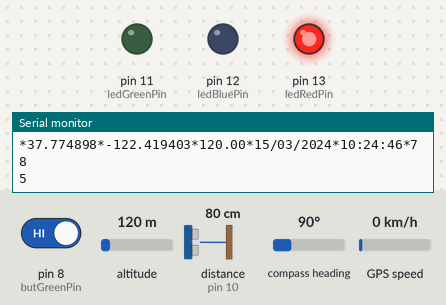
Simulated run of this sketch. Board: Arduino Leonardo, built with avr-gcc and run on an emulated ATmega32U4. On the bench: output pins drawn as LEDs (lit = HIGH), the last lines printed to the serial monitor. Wiring (inferred from the names in the program): ultrasonic range finder: trigger pin 9; echo pin 10. The test bench sets the inputs (shaded band); at power-on: pin 8 (butGreenPin) HIGH, altitude 120 m, distance to the obstacle (sensor on pin 10) 80 cm, compass heading 90°, GPS speed 0 km/h. The echo pulse lasts 58.3 µs per cm; storage starts empty; the GPS gets a fix after 3 s at 37.7749, -122.4194 with 8 satellites; pins used as bus, display or sensor lines are not drawn.

Above: at 16.5 s.
16.6 s: pin 8 (butGreenPin) driven LOW
At 21.6 s:
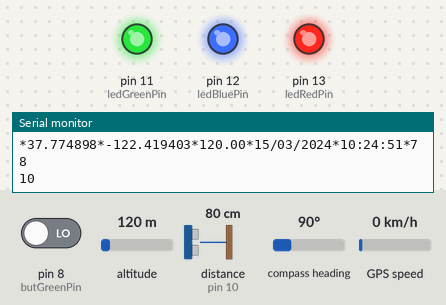
At 31.9 s:
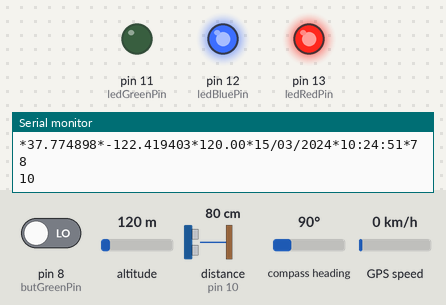
Timing chart, 0 to 40.7 s (numbered marks = the images above; inputs shaded):
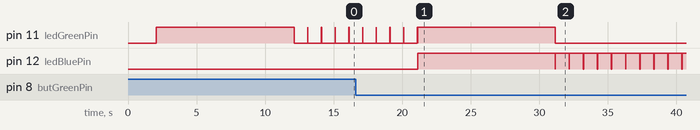

Measured:
- after the input at 16.6 s, pin 11 (ledGreenPin): goes on until 31.1 s, then stays LOW
- by itself, pin 11 (ledGreenPin): repeats every 1.0 s: LOW 0.98 s, HIGH 0.02 s

The sketch:

i4Start_Scannforr.ino
```cpp
//Connect with pin 18 and 19
#include <TinyGPS.h>
//long   lat,lon; // create variable for latitude and longitude object
float lat, lon, alt;
TinyGPS gps; // create gps object

// digital pin 8 has a pushbutton attached to it. Give it a name:
int butGreenPin = 8 ;
byte secondAnt = 0;

// recursos infravermelho
//#include "Adafruit_VL53L0X.h"
//Adafruit_VL53L0X lox = Adafruit_VL53L0X();

// defines pins numbers
const int trigPin = 9;
const int echoPin = 10;
const int ledRedPin = 13;
const int ledBluePin = 12;
const int ledGreenPin = 11;

// variáveis globais
boolean startedDrone = 0;
boolean modoDrone = 0;
boolean preparaDrone = 0;
boolean iniciando = 0;
int qtdeCalibragem = 0;

// cartão sd
#include <SD.h>
File agropec3iTXT;

void LeGravaDistancia();
void LoopGPS();
void TestaGPS();
void TestaDistancia();
void DelayInicial();

//--------------------------------------------------------------
void setup(){

  Serial.begin(9600); // connect serial
  Serial.println("The GPS Received Signal:");
  Serial1.begin(9600); // connect gps sensor

  // porta do led verde
  pinMode(ledGreenPin,OUTPUT);
  // porta do led azul
  pinMode(ledBluePin,OUTPUT);
  // porta do led vermelho
  pinMode(ledRedPin,OUTPUT);

  // o parametro e' o pino conectado ao CS do modulo - sd card
  SD.begin(53);

  // connect gps sensor
  Serial1.begin(9600);

  // make the pushbutton's pin an input: - touch button
  pinMode(butGreenPin, INPUT);

  pinMode(trigPin, OUTPUT); // Sets the trigPin as an Output
  pinMode(echoPin, INPUT); // Sets the echoPin as an Input

  // Testa gravação sd card ****************
  agropec3iTXT = SD.open("scanforr.txt", FILE_WRITE);
  if (agropec3iTXT)
  {
    agropec3iTXT.println("SETUP **********************************");
    agropec3iTXT.close();

    // Testa sensor ultrasônico ***************
    digitalWrite(trigPin, LOW);
    delayMicroseconds(2);

    // Sets the trigPin on HIGH state for 10 micro seconds
    digitalWrite(trigPin, HIGH);
    delayMicroseconds(10);
    digitalWrite(trigPin, LOW);

    // Reads the echoPin, returns the sound wave travel time in microseconds
    long duration = pulseIn(echoPin, HIGH);

    Serial.println(duration);

    if (duration > 0)
    {
      delay(2000);
      digitalWrite(ledRedPin,HIGH);
    } //else {Serial.println("erro na leitura do sensor ultrasônico");}
  } //else {Serial.println("erro ao abrir o arquivo agropec3iTXT");}

}

//--------------------------------------------------------------
void loop(){

  iniciando = 1;

  if (startedDrone)
  {
    modoDrone = 0;
    preparaDrone = 0;
    startedDrone = 0;
    digitalWrite(ledGreenPin,LOW);
    digitalWrite(ledBluePin,LOW);
    delay(5000);
  }

  if (digitalRead(ledRedPin) == HIGH)
  {
    if (!modoDrone) {TestaGPS();}
    else
    {
      if (!preparaDrone) {TestaDistancia();}
      else
      {
        if (!startedDrone) {LoopGPS();}
      }
    }

    //////////////////////////////////////////////
    // mantêm o loop enquanto o touch button estiver acionado
    while (digitalRead(butGreenPin) == HIGH)
      {DelayInicial();}

    //////////////////////////////////////////////
    // mantêm o loop enquanto o touch button estiver desligado e startedDrone
    while (digitalRead(butGreenPin) != HIGH && startedDrone)
      {DelayInicial();}
  }

}

//*********************
void DelayInicial(){

  if (digitalRead(ledRedPin) == HIGH && iniciando)
  {

    if (digitalRead(butGreenPin) != HIGH)
    {
      digitalWrite(ledGreenPin,HIGH);
      digitalWrite(ledBluePin,HIGH);
      delay(10000);
      digitalWrite(ledGreenPin,LOW);
      digitalWrite(ledBluePin,LOW);
    }
    else
    {
      digitalWrite(ledGreenPin,HIGH);
      digitalWrite(ledBluePin,LOW);
      delay(10000);

      agropec3iTXT = SD.open("scanforr.txt", FILE_WRITE);
      if (agropec3iTXT)
      {
        agropec3iTXT.println("CALIBRAGEM **********************************");
        agropec3iTXT.close();
      }

      qtdeCalibragem = 0;
      while (qtdeCalibragem < 10)
      {
        LoopGPS();
      }

      agropec3iTXT = SD.open("scanforr.txt", FILE_WRITE);
      if (agropec3iTXT)
      {
        agropec3iTXT.println("FIM CALIBRAGEM **********************************");
        agropec3iTXT.close();
      }
    }

    digitalWrite(ledGreenPin,HIGH);
    digitalWrite(ledBluePin,HIGH);
    delay(10000);
    digitalWrite(ledGreenPin,LOW);
    digitalWrite(ledBluePin,LOW);

    iniciando = 0;

    //////////////////////////////////////////////
    // mantêm o loop enquanto o touch button estiver acionado
    while (digitalRead(butGreenPin) == HIGH)
      {LoopGPS();}

    //////////////////////////////////////////////
    // mantêm o loop enquanto o touch button estiver desligado e startedDrone
    while (digitalRead(butGreenPin) != HIGH && startedDrone)
      {LoopGPS();}
  }

}

//*********************
void TestaGPS(){
  int year, ii;
  byte month, day, hour, minute, second, hundredths;
  unsigned long age;

  while(Serial1.available())
  { // check for gps data

    if(gps.encode(Serial1.read()))// encode gps data
    {
      digitalWrite(ledBluePin,HIGH);
      delay(1000);
      digitalWrite(ledBluePin,LOW);

      TestaDistancia();
    }
  }

}

//*********************
void TestaDistancia(){

  // Clears the trigPin
  digitalWrite(trigPin, LOW);
  delayMicroseconds(2);

  // Sets the trigPin on HIGH state for 10 micro seconds
  digitalWrite(trigPin, HIGH);
  delayMicroseconds(10);
  digitalWrite(trigPin, LOW);

  // Reads the echoPin, returns the sound wave travel time in microseconds
  long duration = 0;
  duration = pulseIn(echoPin, HIGH);

  Serial.println("duração: ");
  Serial.println(duration);

  if (duration > 0)
  {
    // Calculating the distance
    int distance = duration*0.034/2;

    if (distance > 80)
    {
      modoDrone = 1;
      digitalWrite(ledGreenPin,HIGH);
    }

    if (modoDrone && distance < 50)
    {
      preparaDrone = 1;
      agropec3iTXT = SD.open("scanforr.txt", FILE_WRITE);
      if (agropec3iTXT)
      {
        agropec3iTXT.println("CALIBRAGEM **********************************");
        agropec3iTXT.close();
      }
    }

    Serial.println("distância: ");
    Serial.println(distance);
  }

}

//*********************
void LoopGPS(){
  int year, ii;
  byte month, day, hour, minute, second, hundredths;
  unsigned long age;

  while(Serial1.available())
  { // check for gps data

    if(gps.encode(Serial1.read()))// encode gps data
    {

      gps.crack_datetime(&year, &month, &day, &hour, &minute, &second, &hundredths, &age);
      if (second != secondAnt)
      {

        agropec3iTXT = SD.open("scanforr.txt", FILE_WRITE);
        if (agropec3iTXT)
        {

          digitalWrite(ledGreenPin,HIGH);
          if (!iniciando) {digitalWrite(ledBluePin,HIGH);}

          gps.f_get_position(&lat,&lon); // get latitude and longitude

          //Latitude
          Serial.print("*");Serial.print(lat, 6);
          agropec3iTXT.print("*");agropec3iTXT.print(lat, 6);

          //Longitude
          Serial.print("*");Serial.print(lon,6);
          agropec3iTXT.print("*");agropec3iTXT.print(lon, 6);

          //Altitude
          alt = gps.f_altitude();
          Serial.print("*");Serial.print(alt,2);
          agropec3iTXT.print("*");agropec3iTXT.print(alt, 2);

          //gps.crack_datetime(&year, &month, &day, &hour, &minute, &second, &hundredths, &age);
          char sz[8];
          sprintf(sz, "%02d/%02d/%02d", day, month, year);
          Serial.print("*");Serial.print(sz);
          agropec3iTXT.print("*");agropec3iTXT.print(sz);

          //char sz[8];
          sprintf(sz, "%02d:%02d:%02d", hour, minute, second);
          Serial.print("*");Serial.print(sz);
          agropec3iTXT.print("*");agropec3iTXT.print(sz);

          LeGravaDistancia();
          agropec3iTXT.close();
          qtdeCalibragem = qtdeCalibragem + 1;
          Serial.println(qtdeCalibragem);

          digitalWrite(ledGreenPin,LOW);
          digitalWrite(ledBluePin,LOW);
          secondAnt = second;

        }
      }
    }
  }
}

//*********************
void LeGravaDistancia() {

  // Clears the trigPin
  digitalWrite(trigPin, LOW);
  delayMicroseconds(2);

  // Sets the trigPin on HIGH state for 10 micro seconds
  digitalWrite(trigPin, HIGH);
  delayMicroseconds(10);
  digitalWrite(trigPin, LOW);

  // Reads the echoPin, returns the sound wave travel time in microseconds
  long duration = 0;
  duration = pulseIn(echoPin, HIGH);

  if (duration > 0)
  {
    digitalWrite(ledRedPin,HIGH);
  }
  else {digitalWrite(ledRedPin,LOW); Serial.println("erro na leitura do sensor ultrasônico");
  }

  // Calculating the distance
  int distance = duration*0.034/2;

  // Prints the distance on the Serial Monitor
  Serial.print("*"); Serial.println(distance);
  agropec3iTXT.print("*");agropec3iTXT.println(distance);

  if (distance > 80)
  {
    startedDrone = 1;
    agropec3iTXT.println("FIM CALIBRAGEM **********************************");
  }

}
```
